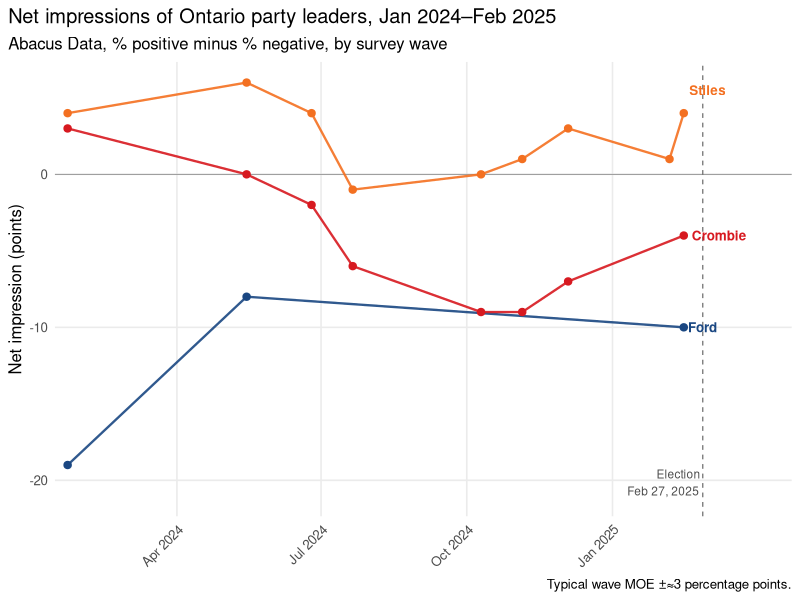
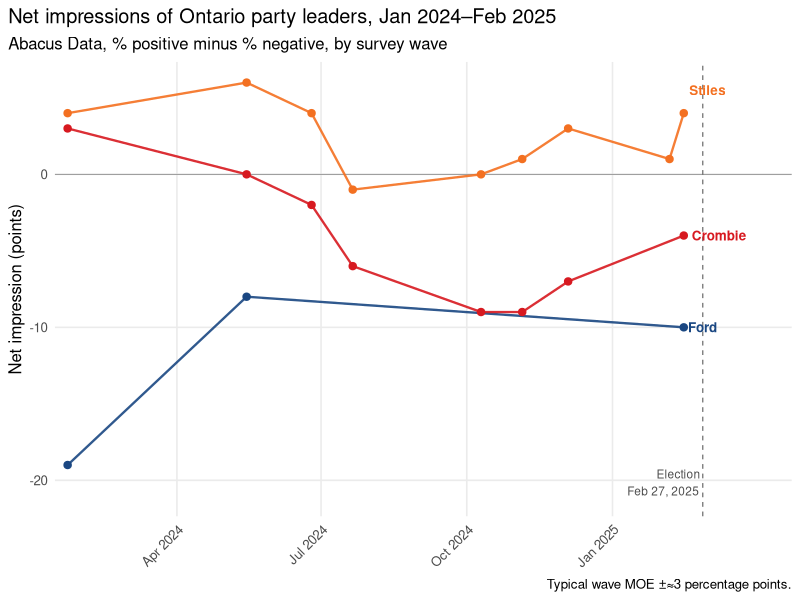

The R script that drew these images, in order:
# ------------------------------------------------------------------
# Ontario leader approval — Abacus net-impression tracker
# Jan 2024 – Election Day (Feb 27, 2025)
# Source: sjkiss/2025-Ontario-Election / ontario_leader_approval_polls.xlsx
# Design choices:
#   - Abacus "net impression" only (consistent single-house series)
#   - Waves connected with lines: no smoothing, so every movement
#     shown is an actual movement in the data
#   - Starts Jan 2024, where regular tracking begins (drops the
#     lone Stiles wave from Mar 2023)
#   - Ends at the election; direct labels instead of a legend
# ------------------------------------------------------------------

library(readxl)
library(dplyr)
library(stringr)
library(lubridate)
library(ggplot2)
library(here)

# --- 1. Read cleaned data -------------------------------------------
# Sheet is "Leader Approval Polls"; columns are:
# Pollster, Field Start, Field End, Published, Leader, Metric, Net, Notes, Source URL
# (there is no separate Positive %/Negative % column — Net is given directly)
raw <- read_excel(
  path  = here("data/ontario_leader_approval_polls.xlsx"),
  sheet = "Leader Approval Polls",
  col_types = "text"
)

# --- 2. Clean ---------------------------------------------------------
polls <- raw |>
  filter(Pollster == "Abacus Data", Metric == "net impression") |>
  rename(
    field_end = `Field End`,
    leader    = Leader,
    net       = Net
  ) |>
  mutate(
    date = case_when(
      str_detect(field_end, "^\\d+(\\.\\d+)?$")       ~ as.Date(as.numeric(field_end), origin = "1899-12-30"),
      str_detect(field_end, "^\\d{4}-\\d{2}-\\d{2}$") ~ ymd(field_end),
      str_detect(field_end, "^\\d{4}-\\d{2}$")        ~ ymd(paste0(field_end, "-15")),
      TRUE                                            ~ as.Date(NA)
    ),
    net = as.numeric(net),
    leader = factor(
      leader,
      levels = c("Ford", "Crombie", "Stiles", "Fraser (interim Lib)")
    )
  ) |>
  filter(!is.na(date), !is.na(net), date >= as.Date("2024-01-01")) |>
  arrange(leader, date)

party_cols <- c(
  "Ford"                 = "#1A4782",
  "Crombie"              = "#D71920",
  "Stiles"               = "#F37021",
  "Fraser (interim Lib)" = "#8B0000"
)

election_day <- as.Date("2025-02-27")

# --- Restrict to pre-election period --------------------------------
polls  <- polls  |> filter(date <= election_day)
labels <- polls  |>
  group_by(leader) |>
  slice_max(date, n = 1) |>
  ungroup() |>
  mutate(
    label   = recode(as.character(leader),
                     "Fraser (interim Lib)" = "Fraser\n(interim Lib)"),
    nudge_y = case_when(
      leader == "Stiles"               ~  1.5,
      leader == "Fraser (interim Lib)" ~ -1.5,
      TRUE                              ~ 0
    )
  )

y_bottom <- min(polls$net) - 2

# --- 4. Plot -------------------------------------------------------
p <- ggplot(polls, aes(x = date, y = net, colour = leader)) +
  geom_hline(yintercept = 0, linewidth = 0.3, colour = "grey55") +
  geom_vline(xintercept = election_day, linetype = "dashed",
             colour = "grey40", linewidth = 0.4) +
  annotate("text", x = election_day, y = y_bottom,
           label = "Election\nFeb 27, 2025",
           hjust = 1.05, vjust = 0, size = 3, colour = "grey30") +
  geom_line(linewidth = 0.8, alpha = 0.9) +
  geom_point(size = 2.2) +
  geom_text(data = labels,
            aes(label = label, y = net + nudge_y),
            hjust = -0.15, size = 3.4, fontface = "bold",
            lineheight = 0.9, show.legend = FALSE) +
  scale_colour_manual(values = party_cols, guide = "none") +
  scale_x_date(breaks = seq(as.Date("2024-01-01"), election_day,
                            by = "3 months"),
               date_labels = "%b %Y",
               expand = expansion(mult = c(0.02, 0.14))) +
  labs(
    title    = "Net impressions of Ontario party leaders, Jan 2024\u2013Feb 2025",
    subtitle = "Abacus Data, % positive minus % negative, by survey wave",
    x = NULL, y = "Net impression (points)",
    caption  = paste0(
      "Typical wave MOE \u00b1\u22483 percentage points."
    )
  ) +
  theme_minimal(base_size = 12) +
  theme(
    plot.title.position = "plot",
    axis.text.x = element_text(angle = 45, hjust = 1),
    panel.grid.minor = element_blank()
  )

print(p)

ggsave(here("Plots/ontario_leader_net_impressions.png"), p,
       width = 10, height = 6, dpi = 300)
